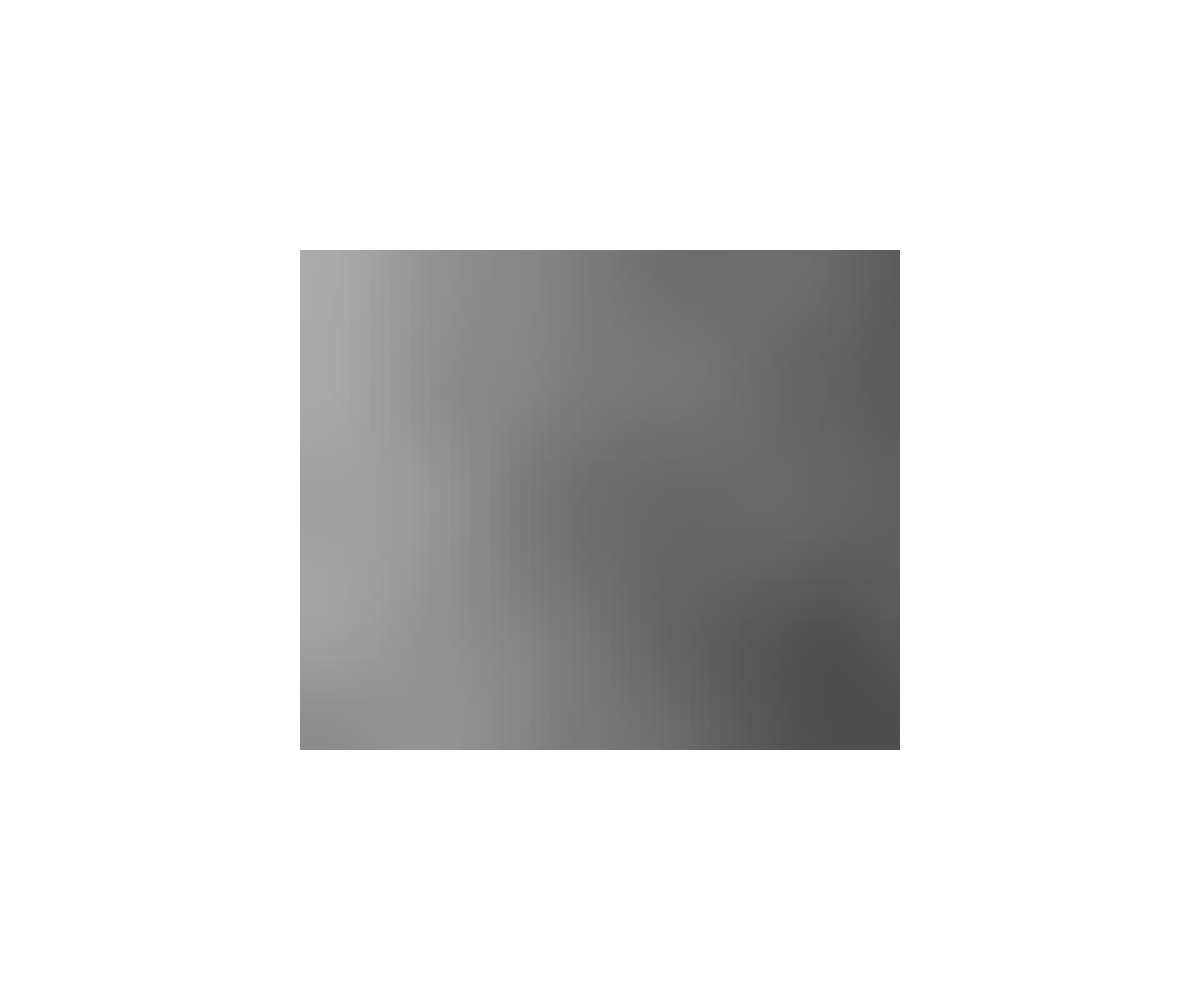
Frame 1 (no input)
Frame 60 (no input): identical to frame 1, image omitted
Frame 120 (the mouse pressed at the canvas centre since frame 60): identical to frame 1, image omitted

The p5.js sketch that drew this single still picture (run headless with seeded random() and noise() and a simulated clock; from frame 60 on, the mouse is pressed at the canvas centre):

// p5.js sketch
// ── sketch.js
/**
* 2D noise, based on Nature of Code Example 1.6
* Adapted for p5js by Kevin Siwoff, Fall 2015
*/
var incr = 0.01; //value to increment our x and y offsets

function setup(){
  createCanvas(windowWidth,windowHeight);
  noStroke();
}

function draw(){
  background(255);
  var xOff = 0.0;
  translate(width/4, height/4);
  
  for(var x=0; x < width/2 ; x+=10){ //loop through each pixel horizontally  
    var yOff = 0.0;
    for(var y= 0; y < height/2; y+=10){//& loop through each pixel vertically
      var bright = map(noise(xOff,yOff),0,1,0,255); //map our 2D noise to a value between 0->255
      //assign a brightness value to the current item in our pixels array
      fill(bright);
      rect(x,y,10,10);
      yOff += incr; // add assign our increment to yOff
    }
    xOff += incr; // add assign our increment to xOff
  }
}
